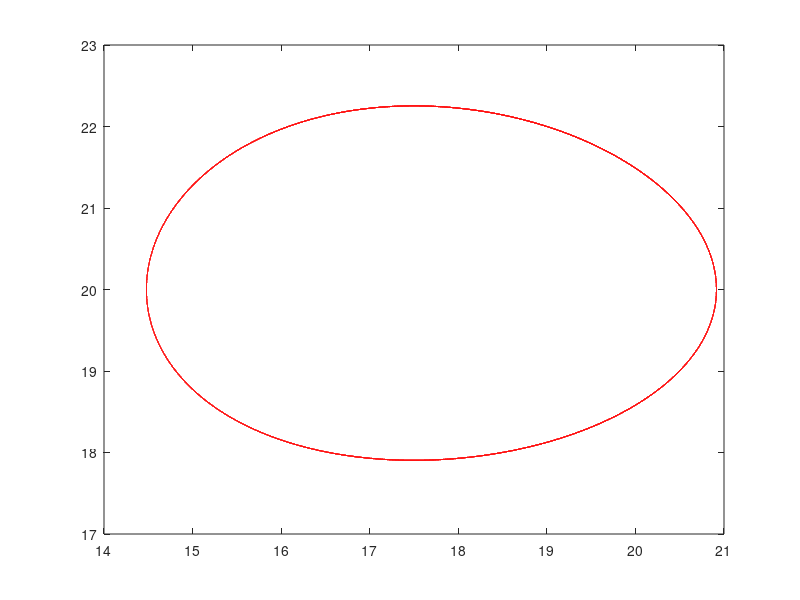

Here is the MATLAB script that generated this plot:
close all
clear all 
%
% Lotka-Volterra equations
% 
%

alfa=0.2;
beta=0.01;
gamma=0.07;
delta=0.004;
odefun=@(y) [y(1)*(alfa-beta*y(2));
             y(2)*(delta*y(1)-gamma)];
y0=[19;22];
T=300;
t0=0;
h=10^(-3);
step=(T-t0)/h;
tspan=linspace(t0,T,step+1);
yout=[y0, NaN(length(y0),step)];
for n=1:step
    stadi=NaN(length(y0),4);
    stadi(:,1)=yout(:,n);
    stadi(:,2)=yout(:,n)+h/2*odefun(stadi(:,1));
    stadi(:,3)=yout(:,n)+h/2*odefun(stadi(:,2));
    stadi(:,4)=yout(:,n)+h*odefun(stadi(:,3));
    yout(:,n+1)=yout(:,n)+h/6*(odefun(stadi(:,1))+2*odefun(stadi(:,2))+2*odefun(stadi(:,3))+odefun(stadi(:,4)));
end

plot(tspan,yout(1,:),'b*',tspan,yout(2,:),'ro')
legend({'x(t)','y(t)'},'Location','northeast')
% MANCANO LE ETICHETTE!!!
pause 
plot(yout(1,:),yout(2,:),'r')




%ts=300000;
%tspanFE=linspace(0,300,ts+1);
%hFE=300/ts;
%youtFE=[y0,NaN(2,ts)];
%for n=1:ts
%    youtFE(:,n+1)=yout(:,n)+hFE*odefun(youtFE(:,n));
%end
%plot(tspan,yout(1,:),'*',tspan,yout(2,:),'o',tspanFE,youtFE(1,:),tspanFE,youtFE(2,:));














